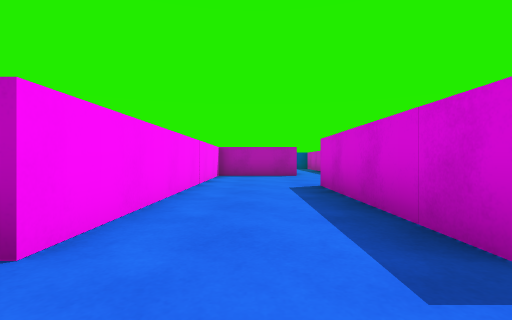
View 1 (above)

22 first-person views from a walk through a 3-D level made in the Unity game engine. The camera is 0.55 m above the floor, looks level and sees 85° across. The floor is counted in squares, 1 m on a side. Each view is taken from the middle of a square. On the plan, view 1 faces up. The plan holds only what a view shows up to about 9 squares ahead; the rest is blank. The place goes on beyond the plan. The player is left out.

View 2
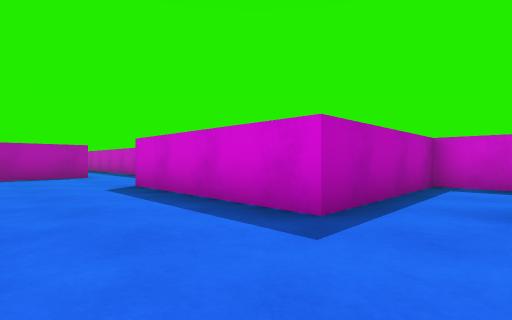

View 3
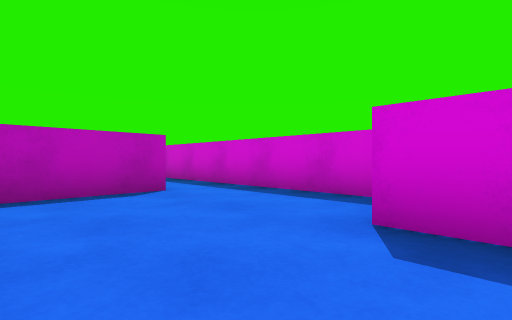

View 4
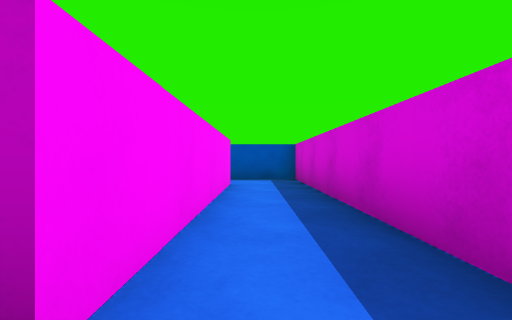

View 5
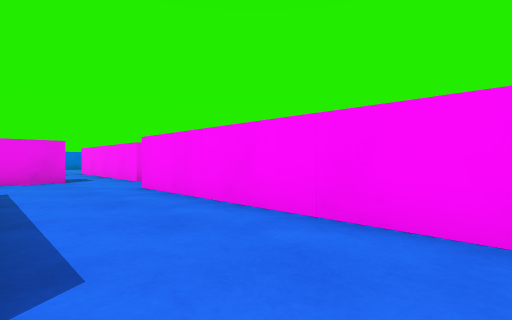

View 6
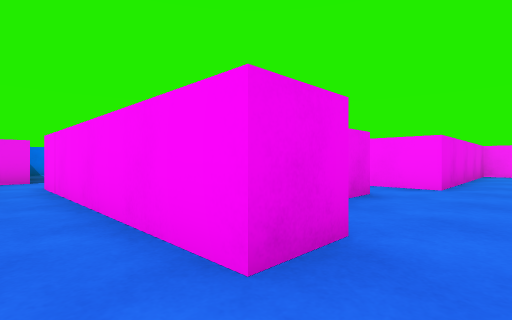

View 7
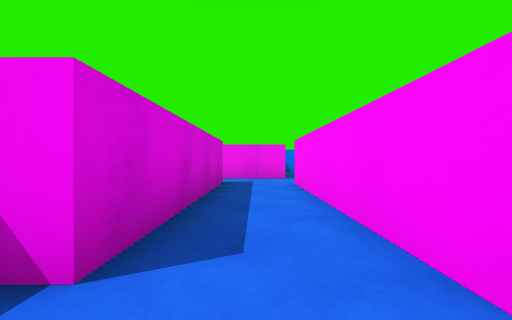

View 8
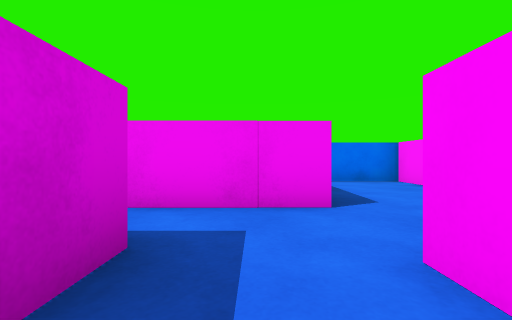

View 9
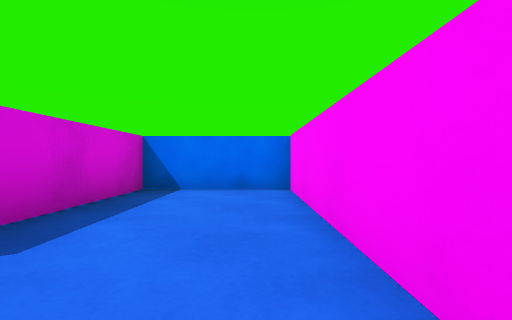

View 10
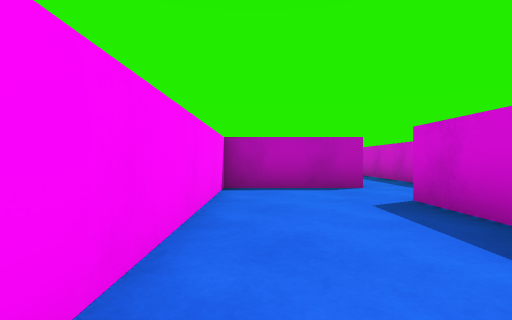

View 11
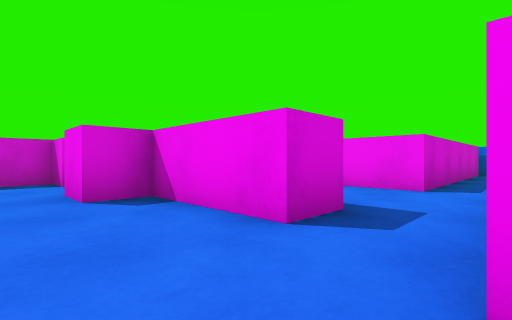

View 12
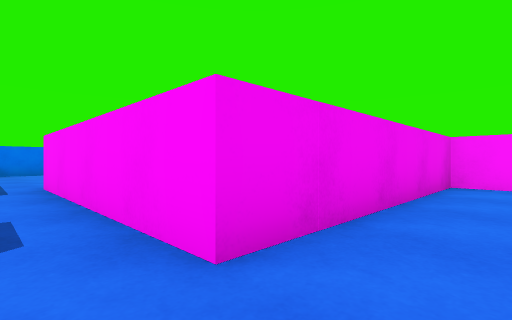

View 13
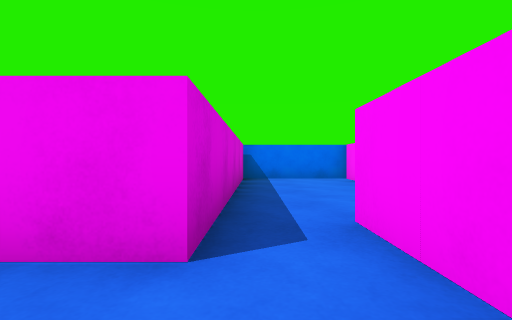

View 14
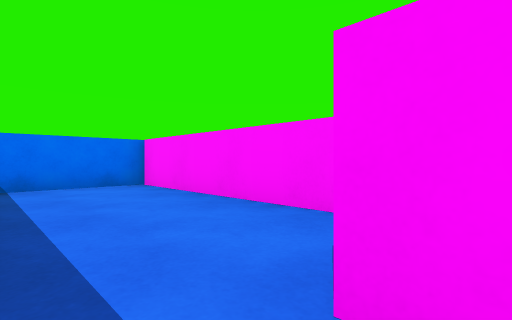

View 15
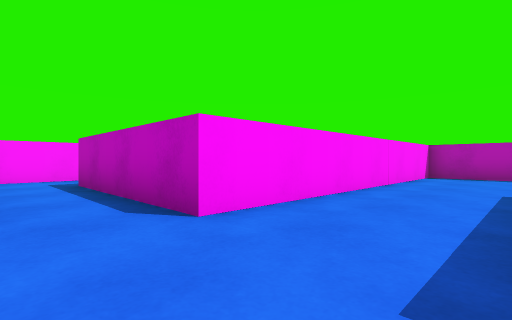

View 16
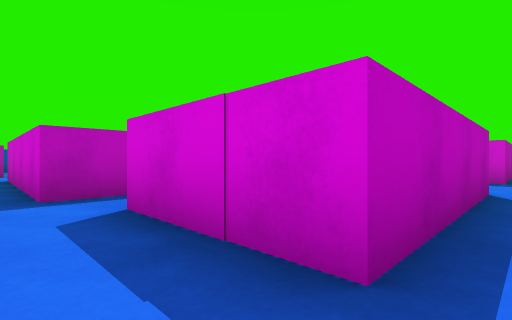

View 17
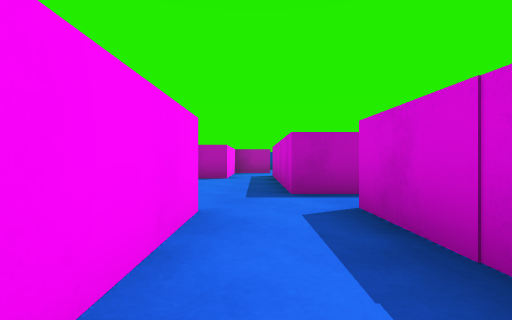

View 18
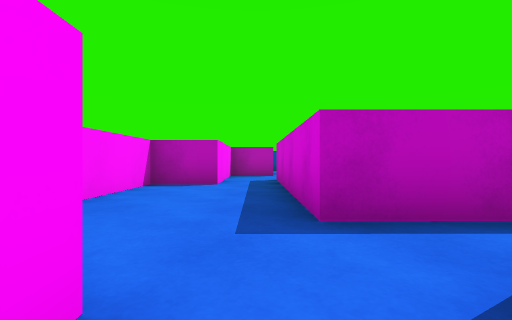

View 19
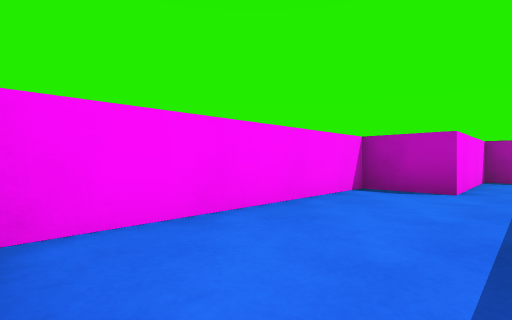

View 20
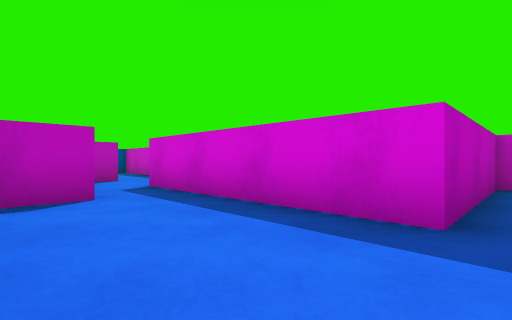

View 21
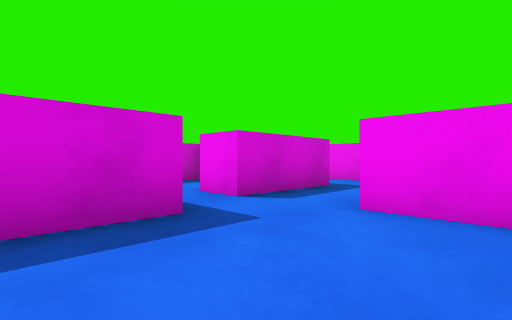

View 22
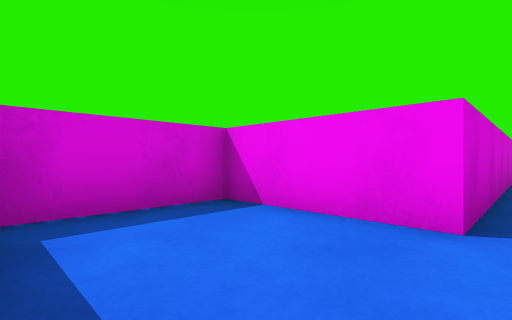

### Floor plan
Points are (right, up) in squares from view 1. A wall is a line through its corners. A room is listed if a view was taken in it or the views show most of it. See-through windows are left out.
Room 1 (views 1, 2, 3, 4, 5, 12, 15)
walls: (3.1, 6.6) (3.1, 15.5); (3.4, 1.5) (1.4, 1.5) (1.4, 6); (-0.6, -0.9) (2.1, -0.9) (2.1, 0) (3.1, 0); (1.4, 15.4) (1.4, 9.7) (-1.3, 9.7) (-1.3, 1.5)
ways out: opening at (2.5, 1) to room 2; opening at (-2, 1) to room 4; opening at (-1, -1.5) to room 5; opening at (2, 15)
Room 2 (views 6, 7, 8)
walls: (3.1, 0) (3.1, -5.5); (4.8, -5.7) (4.8, -0.2) (5.6, -0.2) (5.6, 1.5) (3.4, 1.5); (3.1, -7.2) (5.5, -7.2)
ways out: opening at (2.5, 1) to room 1; opening at (3, -6) to room 3
Room 3 (views 9, 10)
walls: (3.1, -5.5) (0.4, -5.5) (0.4, -11.2) (3.1, -11.2) (3.1, -7.2)
ways out: opening at (3, -6) to room 2
Room 4 (views 11, 16, 17, 18, 19)
walls: (-1.3, 1.5) (-5.8, 1.5) (-5.8, 4.2); (-7.6, 4) (-7.6, -0.2) (-1.9, -0.2)
ways out: opening at (-2, 1) to room 1; opening at (-7, 5) to room 7
Room 5 (views 13, 22)
walls: (-0.6, -2) (-0.6, -0.9); (-0.6, -4.5) (2.1, -4.5) (2.1, -2.1); (-1.9, -0.2) (-1.9, -4.5)
ways out: opening at (-1, -1.5) to room 1; opening at (-1, -5) to room 6
Room 6 (view 14)
walls: (-3.6, -6.4) (-3.6, -11.2) (-0.6, -11.2) (-0.6, -4.5); (-1.9, -4.5) (-1.9, -5.5)
ways out: opening at (-1, -5) to room 5
Room 7 (views 20, 21)
walls: (-8.9, 4) (-7.6, 4); (-7.9, 10.5) (-7.9, 9.3) (-9.4, 9.3) (-9.4, 4); (-5.8, 4.2) (-4.7, 4.2); (-4.4, 5.5) (-6.4, 5.5) (-6.4, 10.7)
ways out: opening at (-7, 5) to room 4; opening at (-5.5, 5) to room 8; opening at (-7, 10)
Room 8 (no view inside)
walls: (-2.3, 2.5) (-2.3, 3.1); (-2.2, 5.5) (-4.4, 5.5)
ways out: opening at (-5.5, 5) to room 7

Positions as (right, up) in squares from view 1, and headings:
1: (0, 0), facing up
2: (-1, 0), facing up-right
3: (-1, 5), facing up-right
4: (2, 9), facing up
5: (1, 7), facing down-left
6: (4, 1), facing down-left
7: (4, 1), facing down
8: (4, -4), facing down
9: (1, -6), facing down
10: (1, -11), facing up
11: (-2, 1), facing down-right
12: (-1, 1), facing down-left
13: (-1, -3), facing down
14: (-1, -5), facing down-left
15: (1, 0), facing up-left
16: (-7, 1), facing up-right
17: (-7, 1), facing up
18: (-7, 3), facing up
19: (-7, 4), facing up-left
20: (-9, 5), facing up-right
21: (-9, 7), facing down-right
22: (-1, -2), facing down-right
